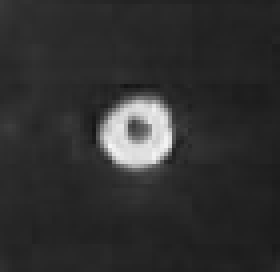
#> input picture projeto IRIS/template.png, 70 x 68 px (shown 4 times larger)
$ python -i treating_imgs.py   (imports and definitions only)
#> lines starting #> are read from the running program, lines starting #| are printed output that depends on the picture
#> further down, picture is the input picture: shape (68, 70, 3); min 20, max 246, mean 47.8
import cv2
import numpy as np
import os
from time import time, sleep
import shutil

# [11 lines left out: function unsharp_mask, not called in this run]

def increase_brightness(img, value=30):
#> called with value = 30
	hsv = cv2.cvtColor(img, cv2.COLOR_RGB2HSV)
#> hsv: shape (68, 70, 3); mean H, S, V 0, 0, 47.8
	h, s, v = cv2.split(hsv)
#> h: shape (68, 70); every value is 0

	lim = 255 - value
	v[v > lim] = 255
#> v: shape (68, 70); min 20, max 255, mean 48
	v[v <= lim] += value
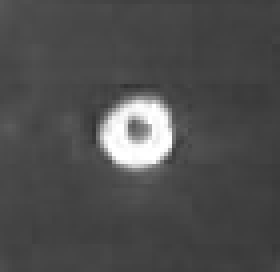
#> v: shape (68, 70) (shown 4 times larger); min 50, max 255, mean 77.8

	final_hsv = cv2.merge((h, s, v))
#> final_hsv: shape (68, 70, 3); mean H, S, V 0, 0, 77.8
	img = cv2.cvtColor(final_hsv, cv2.COLOR_HSV2RGB)
	return img

# [40 lines left out: functions increase_contrast, cropROI, not called in this run]

"""
TESTS
	- change img type to hsv and increase v value by a fixed amount
	- equalize img histogram (bugs the testing fase)
	- bright img
"""
t0 = time()
# [3 lines not run here, left out]

path = "part_images"
directory_list = list()
# [3 lines not run here, left out]
directory_size = len(directory_list)

# [1 line not run here, left out]


value = 25 # value for increase contrast of img
f = float(131 * (value + 127)) / (127 * (131 - value)) # number that is used in contrast, it is here to minimize computation time
# [20 lines not run here, left out]

>>> import cv2
>>> picture = cv2.cvtColor(cv2.imread('template.png'), cv2.COLOR_BGR2RGB)
>>> result = increase_brightness(picture)
